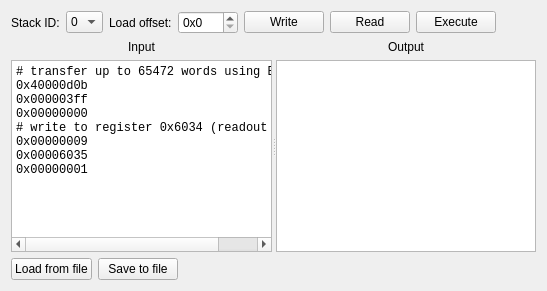
     <widget class="QWidget" name="tab_6">
      <attribute name="title">
       <string>Stacks</string>
      </attribute>
      <layout class="QVBoxLayout" name="verticalLayout_3" stretch="0,1,0">
       <item>
        <layout class="QHBoxLayout" name="horizontalLayout_8">
         <item>
          <widget class="QLabel" name="label_44">
           <property name="text">
            <string>Stack ID:</string>
           </property>
          </widget>
         </item>
         <item>
          <widget class="QComboBox" name="stackNumber">
           <property name="currentIndex">
            <number>0</number>
           </property>
           <item>
            <property name="text">
             <string>0</string>
            </property>
           </item>
           <item>
            <property name="text">
             <string>1</string>
            </property>
           </item>
           <item>
            <property name="text">
             <string>2</string>
            </property>
           </item>
           <item>
            <property name="text">
             <string>3</string>
            </property>
           </item>
           <item>
            <property name="text">
             <string>4</string>
            </property>
           </item>
           <item>
            <property name="text">
             <string>5</string>
            </property>
           </item>
           <item>
            <property name="text">
             <string>6</string>
            </property>
           </item>
           <item>
            <property name="text">
             <string>7</string>
            </property>
           </item>
          </widget>
         </item>
         <item>
          <widget class="QLabel" name="label_46">
           <property name="text">
            <string>Load offset:</string>
           </property>
          </widget>
         </item>
         <item>
          <widget class="QSpinBox" name="stackLoadOffset">
           <property name="prefix">
            <string>0x</string>
           </property>
           <property name="maximum">
            <number>1024</number>
           </property>
           <property name="displayIntegerBase">
            <number>16</number>
           </property>
          </widget>
         </item>
         <item>
          <widget class="QPushButton" name="pb_stackLoad">
           <property name="text">
            <string>Write</string>
           </property>
          </widget>
         </item>
         <item>
          <widget class="QPushButton" name="pb_stackRead">
           <property name="text">
            <string>Read</string>
           </property>
          </widget>
         </item>
         <item>
          <widget class="QPushButton" name="pb_stackExecute">
           <property name="text">
            <string>Execute</string>
           </property>
          </widget>
         </item>
         <item>
          <spacer name="horizontalSpacer_4">
           <property name="orientation">
            <enum>Qt::Horizontal</enum>
           </property>
           <property name="sizeHint" stdset="0">
            <size>
             <width>40</width>
             <height>20</height>
            </size>
           </property>
          </spacer>
         </item>
        </layout>
       </item>
       <item>
        <widget class="QSplitter" name="splitter">
         <property name="orientation">
          <enum>Qt::Horizontal</enum>
         </property>
         <widget class="QWidget" name="layoutWidget_2">
          <layout class="QVBoxLayout" name="verticalLayout">
           <item>
            <widget class="QLabel" name="label_7">
             <property name="text">
              <string>Input</string>
             </property>
             <property name="alignment">
              <set>Qt::AlignCenter</set>
             </property>
            </widget>
           </item>
           <item>
            <widget class="QTextEdit" name="stackInput">
             <property name="font">
              <font>
               <family>Monospace</family>
               <pointsize>9</pointsize>
              </font>
             </property>
             <property name="lineWrapMode">
              <enum>QTextEdit::NoWrap</enum>
             </property>
             <property name="html">
              <string>&lt;!DOCTYPE HTML PUBLIC &quot;-//W3C//DTD HTML 4.0//EN&quot; &quot;http://www.w3.org/TR/REC-html40/strict.dtd&quot;&gt;
&lt;html&gt;&lt;head&gt;&lt;meta name=&quot;qrichtext&quot; content=&quot;1&quot; /&gt;&lt;style type=&quot;text/css&quot;&gt;
p, li { white-space: pre-wrap; }
&lt;/style&gt;&lt;/head&gt;&lt;body style=&quot; font-family:'Monospace'; font-size:9pt; font-weight:400; font-style:normal;&quot;&gt;
&lt;p style=&quot; margin-top:0px; margin-bottom:0px; margin-left:0px; margin-right:0px; -qt-block-indent:0; text-indent:0px;&quot;&gt;# transfer up to 65472 words using BLT&lt;/p&gt;
&lt;p style=&quot; margin-top:0px; margin-bottom:0px; margin-left:0px; margin-right:0px; -qt-block-indent:0; text-indent:0px;&quot;&gt;0x40000d0b&lt;/p&gt;
&lt;p style=&quot; margin-top:0px; margin-bottom:0px; margin-left:0px; margin-right:0px; -qt-block-indent:0; text-indent:0px;&quot;&gt;0x000003ff&lt;/p&gt;
&lt;p style=&quot; margin-top:0px; margin-bottom:0px; margin-left:0px; margin-right:0px; -qt-block-indent:0; text-indent:0px;&quot;&gt;0x00000000&lt;/p&gt;
&lt;p style=&quot; margin-top:0px; margin-bottom:0px; margin-left:0px; margin-right:0px; -qt-block-indent:0; text-indent:0px;&quot;&gt;# write to register 0x6034 (readout reset)&lt;/p&gt;
&lt;p style=&quot; margin-top:0px; margin-bottom:0px; margin-left:0px; margin-right:0px; -qt-block-indent:0; text-indent:0px;&quot;&gt;0x00000009&lt;/p&gt;
&lt;p style=&quot; margin-top:0px; margin-bottom:0px; margin-left:0px; margin-right:0px; -qt-block-indent:0; text-indent:0px;&quot;&gt;0x00006035&lt;/p&gt;
&lt;p style=&quot; margin-top:0px; margin-bottom:0px; margin-left:0px; margin-right:0px; -qt-block-indent:0; text-indent:0px;&quot;&gt;0x00000001&lt;/p&gt;&lt;/body&gt;&lt;/html&gt;</string>
             </property>
             <property name="acceptRichText">
              <bool>false</bool>
             </property>
            </widget>
           </item>
          </layout>
         </widget>
         <widget class="QWidget" name="layoutWidget">
          <layout class="QVBoxLayout" name="verticalLayout_2">
           <item>
            <widget class="QLabel" name="label_45">
             <property name="text">
              <string>Output</string>
             </property>
             <property name="alignment">
              <set>Qt::AlignCenter</set>
             </property>
            </widget>
           </item>
           <item>
            <widget class="QTextEdit" name="stackOutput">
             <property name="font">
              <font>
               <family>Monospace</family>
               <pointsize>9</pointsize>
              </font>
             </property>
             <property name="lineWrapMode">
              <enum>QTextEdit::NoWrap</enum>
             </property>
            </widget>
           </item>
          </layout>
         </widget>
        </widget>
       </item>
       <item>
        <layout class="QHBoxLayout" name="horizontalLayout_9">
         <item>
          <widget class="QPushButton" name="pb_stackFileLoad">
           <property name="text">
            <string>Load from file</string>
           </property>
          </widget>
         </item>
         <item>
          <widget class="QPushButton" name="pb_stackFileSave">
           <property name="text">
            <string>Save to file</string>
           </property>
          </widget>
         </item>
         <item>
          <spacer name="horizontalSpacer_3">
           <property name="orientation">
            <enum>Qt::Horizontal</enum>
           </property>
           <property name="sizeHint" stdset="0">
            <size>
             <width>40</width>
             <height>20</height>
            </size>
           </property>
          </spacer>
         </item>
        </layout>
       </item>
      </layout>
     </widget>
